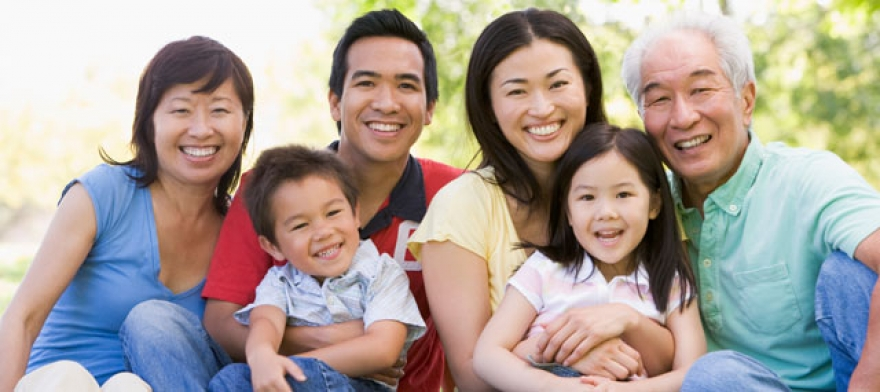
#> input picture family.jpg, 880 x 392 px
$ python detect_blur.py   (older library calls are emulated)
#> lines starting #> are read from the running program, lines starting #| are printed output that depends on the picture; after the words box and inside, x2 and y2 are one past the last pixel; in counts of white or black regions, pixels touching at a corner belong together
#from pyimagesearch.imutils import paths
import cv2

def variance_of_laplacian(image):
	return cv2.Laplacian(image,cv2.CV_64F).var()

image=cv2.imread("family.jpg")
#> image is the input picture: shape (392, 880, 3); mean B, G, R 151.8, 159.6, 170.5
gray=cv2.cvtColor(image,cv2.COLOR_BGR2GRAY)
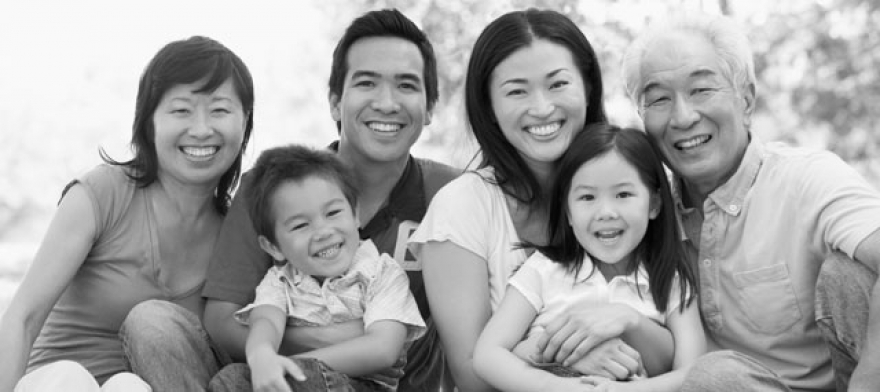
#> gray: shape (392, 880); min 1, max 255, mean 162
fm=variance_of_laplacian(gray)
#> fm = 176.7
text="Not Blurry"
if fm<25:
	text="Blurry"
cv2.putText(image,"{}:{:.2f}".format(text,fm),(10,30),cv2.FONT_HERSHEY_SIMPLEX,0.8,(0,0,255),3)
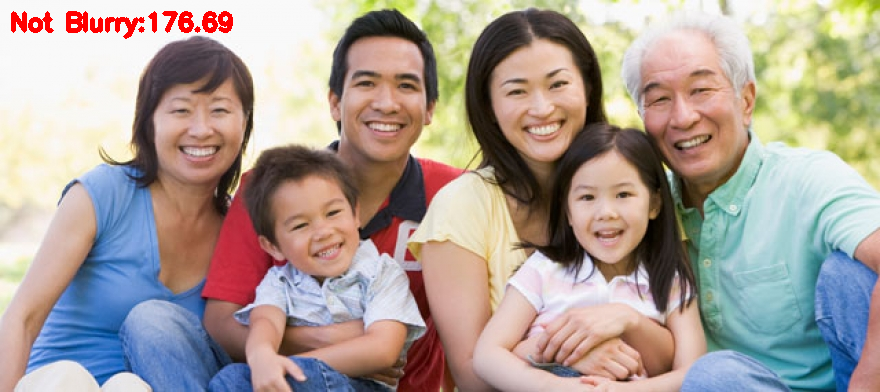
#> image: shape (392, 880, 3); 0.73% of pixels changed, all inside (x1, y1, x2, y2) = (11, 11, 233, 39)
cv2.imshow("Image",image)
cv2.waitKey(0)

$ run again, with berry.jpg copied over family.jpg
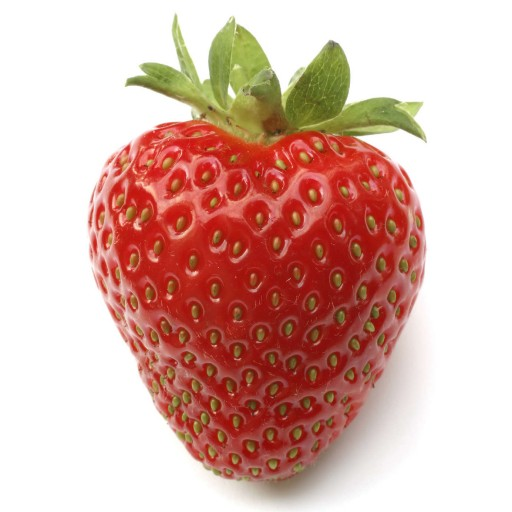
#> input picture berry.jpg, 512 x 512 px
#> image is the input picture: shape (512, 512, 3); mean B, G, R 170.3, 180, 217.7
#> `gray=cv2.cvtColor(image,cv2.COLOR_BGR2GRAY)`:
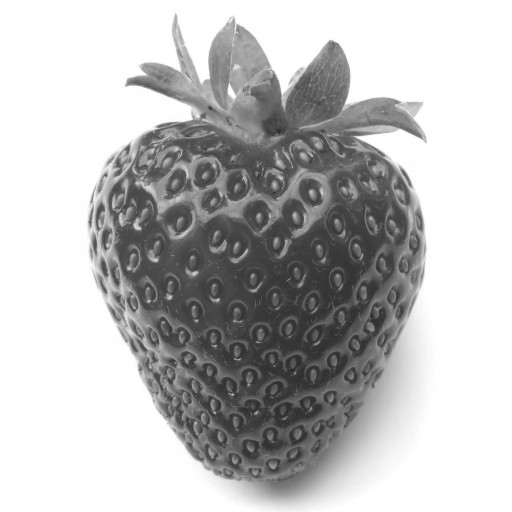
#> gray: shape (512, 512); min 40, max 255, mean 190.2
#> fm = 272.9
#> `cv2.putText(image,"{}:{:.2f}".format(text,fm),(10,30),cv2.FONT_HERSHEY..`:
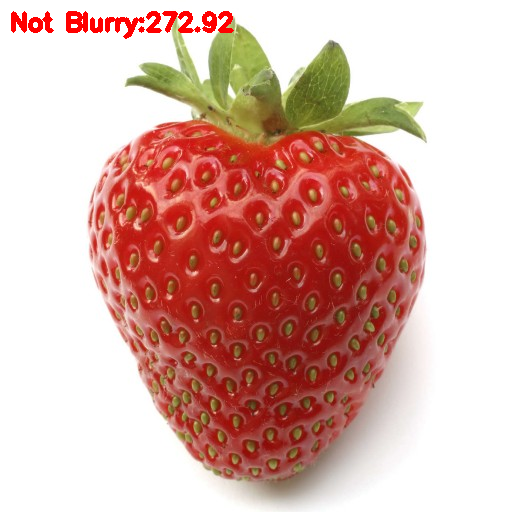
#> image: shape (512, 512, 3); 0.98% of pixels changed, all inside (x1, y1, x2, y2) = (11, 11, 234, 39)
